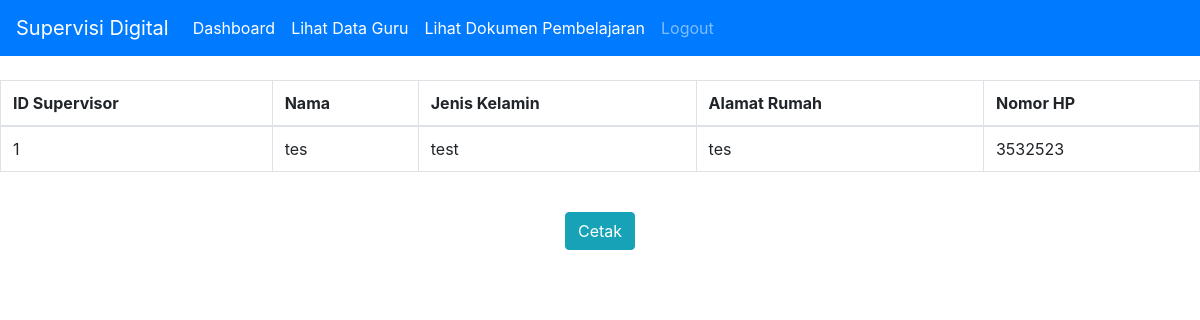
The app's page /lihat-supervisor.php with its own data.
### tables this page shows
CREATE TABLE `tb_supervisor` (
  `kd_supervisor` int(11) NOT NULL,
  `nama_supervisor` varchar(150) DEFAULT NULL,
  `jk` varchar(30) DEFAULT NULL,
  `alamat` text DEFAULT NULL,
  `no_hp` varchar(20) DEFAULT NULL
);

### lihat-supervisor.php (the view, shortened to what this page needs)
<?php
include 'assets/config/koneksi.php';
?>
<html>
    <head>
        <link rel="stylesheet" href="https://stackpath.bootstrapcdn.com/bootstrap/4.5.2/css/bootstrap.min.css">
    </head>
    <body>
        <nav class="navbar navbar-expand-lg navbar-dark bg-primary">
        <a class="navbar-brand" href="#">Supervisi Digital</a>
        <div class="collapse navbar-collapse" id="navbarSupportedContent">
            <ul class="navbar-nav mr-auto">
            <li class="nav-item active">
                <a class="nav-link" href="kepsek.php">Dashboard<span class="sr-only">(current)</span></a>
            </li>
            <li class="nav-item active">
                <a class="nav-link" href="lihat-guru.php">Lihat Data Guru</a>
            </li>
            <li class="nav-item active">
                <a class="nav-link" href="lihat-dokumen.php">Lihat Dokumen Pembelajaran</a>
            </li>
            <li class="nav-item">
                <a class="nav-link" href="logout.php">Logout</a>
            </li>
            </ul>
        </div>
        </nav>
        <br>
        <div class="table-responsive">
                <table class="table table-bordered" id="dataTable" width="100%" cellspacing="0">
                  <thead>
                    <tr>
                      <th>ID Supervisor</th>
                      <th>Nama</th>
                      <th>Jenis Kelamin</th>
                      <th>Alamat Rumah</th>
                      <th>Nomor HP</th>
                    </tr>
                  </thead>
                  <tbody>
                      <?php
                        $sql = mysqli_query($koneksi, "SELECT * FROM tb_supervisor");
                        while($r=mysqli_fetch_array($sql)){
                        ?>
                        <tr>
                            <td><?php echo $r['kd_supervisor'] ?></td>
                            <td><?php echo $r['nama_supervisor'] ?></td>
                            <td><?php echo $r['jk'] ?></td>
                            <td><?php echo $r['alamat'] ?></td>
                            <td><?php echo $r['no_hp'] ?></td>
                        </tr>
                        <?php } ?>
                  </tbody>
                </table>
                <br>
                <center><a class="btn btn-info" href="cetak_supervisor.php" target="_blank">Cetak</a></center>
              </div>
    </body>
</html>

### records on screen
tb_supervisor: kd_supervisor "1", nama_supervisor "tes", jk "test", alamat "tes", no_hp "3532523"
